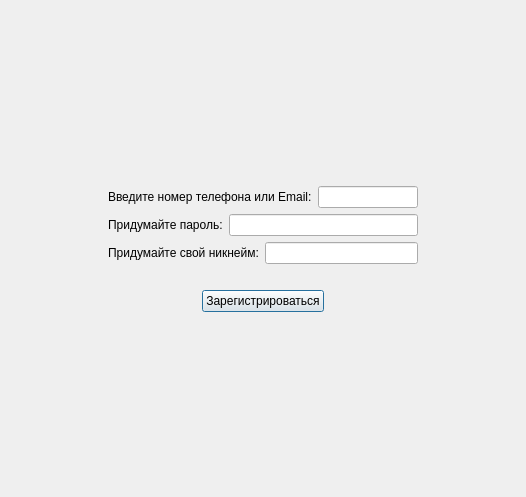
<?xml version="1.0" encoding="UTF-8"?>
<ui version="4.0">
 <class>Dialog</class>
 <widget class="QDialog" name="Dialog">
  <property name="geometry">
   <rect>
    <x>0</x>
    <y>0</y>
    <width>526</width>
    <height>497</height>
   </rect>
  </property>
  <property name="windowTitle">
   <string>Dialog</string>
  </property>
  <layout class="QHBoxLayout" name="horizontalLayout_6">
   <item>
    <spacer name="horizontalSpacer">
     <property name="orientation">
      <enum>Qt::Horizontal</enum>
     </property>
     <property name="sizeHint" stdset="0">
      <size>
       <width>105</width>
       <height>20</height>
      </size>
     </property>
    </spacer>
   </item>
   <item>
    <layout class="QVBoxLayout" name="verticalLayout_6">
     <item>
      <spacer name="verticalSpacer_6">
       <property name="orientation">
        <enum>Qt::Vertical</enum>
       </property>
       <property name="sizeHint" stdset="0">
        <size>
         <width>20</width>
         <height>162</height>
        </size>
       </property>
      </spacer>
     </item>
     <item>
      <layout class="QVBoxLayout" name="verticalLayout_5">
       <item>
        <layout class="QVBoxLayout" name="verticalLayout">
         <item>
          <layout class="QHBoxLayout" name="horizontalLayout_2">
           <item>
            <layout class="QHBoxLayout" name="horizontalLayout">
             <item>
              <widget class="QLabel" name="lable_mail_or_phone">
               <property name="text">
                <string>Введите номер телефона или Email:</string>
               </property>
              </widget>
             </item>
             <item>
              <widget class="QLineEdit" name="input_mail"/>
             </item>
            </layout>
           </item>
          </layout>
         </item>
        </layout>
       </item>
       <item>
        <layout class="QVBoxLayout" name="verticalLayout_2">
         <item>
          <layout class="QHBoxLayout" name="horizontalLayout_3">
           <item>
            <widget class="QLabel" name="label_password">
             <property name="text">
              <string>Придумайте пароль:</string>
             </property>
            </widget>
           </item>
           <item>
            <widget class="QLineEdit" name="input_paasword"/>
           </item>
          </layout>
         </item>
        </layout>
       </item>
       <item>
        <layout class="QVBoxLayout" name="verticalLayout_3">
         <item>
          <layout class="QHBoxLayout" name="horizontalLayout_4">
           <item>
            <widget class="QLabel" name="label_name">
             <property name="text">
              <string>Придумайте свой никнейм:</string>
             </property>
            </widget>
           </item>
           <item>
            <widget class="QLineEdit" name="input_nikname"/>
           </item>
          </layout>
         </item>
        </layout>
       </item>
       <item>
        <widget class="QLabel" name="label_error">
         <property name="text">
          <string/>
         </property>
        </widget>
       </item>
       <item>
        <layout class="QVBoxLayout" name="verticalLayout_4">
         <item>
          <layout class="QHBoxLayout" name="horizontalLayout_5">
           <item>
            <spacer name="horizontalSpacer_7">
             <property name="orientation">
              <enum>Qt::Horizontal</enum>
             </property>
             <property name="sizeHint" stdset="0">
              <size>
               <width>40</width>
               <height>20</height>
              </size>
             </property>
            </spacer>
           </item>
           <item>
            <widget class="QPushButton" name="pushButton">
             <property name="text">
              <string>Зарегистрироваться</string>
             </property>
            </widget>
           </item>
           <item>
            <spacer name="horizontalSpacer_8">
             <property name="orientation">
              <enum>Qt::Horizontal</enum>
             </property>
             <property name="sizeHint" stdset="0">
              <size>
               <width>40</width>
               <height>20</height>
              </size>
             </property>
            </spacer>
           </item>
          </layout>
         </item>
        </layout>
       </item>
      </layout>
     </item>
     <item>
      <spacer name="verticalSpacer_7">
       <property name="orientation">
        <enum>Qt::Vertical</enum>
       </property>
       <property name="sizeHint" stdset="0">
        <size>
         <width>20</width>
         <height>161</height>
        </size>
       </property>
      </spacer>
     </item>
    </layout>
   </item>
   <item>
    <spacer name="horizontalSpacer_2">
     <property name="orientation">
      <enum>Qt::Horizontal</enum>
     </property>
     <property name="sizeHint" stdset="0">
      <size>
       <width>105</width>
       <height>20</height>
      </size>
     </property>
    </spacer>
   </item>
  </layout>
 </widget>
 <resources/>
 <connections/>
</ui>
